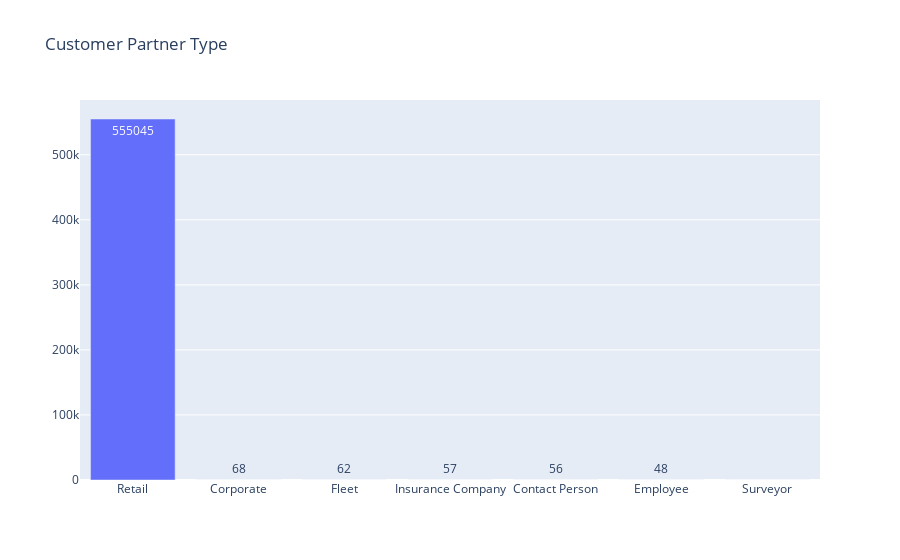

Notebook code cell kept with this figure:
### Code cell
fig = go.Figure(data=go.Bar(y=customer.partner_type_decoded.value_counts(),x=source.index,text=customer.partner_type_decoded.value_counts(),
            textposition='auto'))
#fig.update_layout(autosize=False,height=1200,width=1200)

fig.update_layout(
    #autosize=False,
    #width=500,
    #height=500,
    title_text='Customer Partner Type'
)

#fig.update_yaxes(automargin=True)

fig.show()

### Figure 1 — Plotly figure (JSON) as saved in the notebook; plotly's stock layout.template omitted (floating-point values rounded to 4 significant figures)
{"data": [{"text": [555045, 68, 62, 57, 56, 48, 2], "textposition": "auto", "type": "bar", "x": ["Retail", "Corporate", "Fleet", "Insurance Company", "Contact Person", "Employee", "Surveyor"], "y": [555045, 68, 62, 57, 56, 48, 2]}], "layout": {"title": {"text": "Customer Partner Type"}}}
